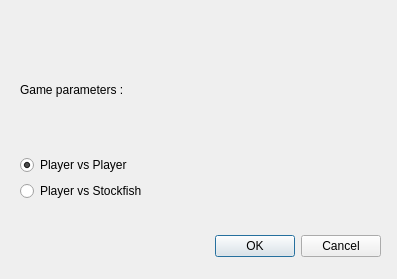
<?xml version="1.0" encoding="UTF-8"?>
<ui version="4.0">
 <class>ParamStock</class>
 <widget class="QDialog" name="ParamStock">
  <property name="geometry">
   <rect>
    <x>0</x>
    <y>0</y>
    <width>397</width>
    <height>279</height>
   </rect>
  </property>
  <property name="windowTitle">
   <string>Dialog</string>
  </property>
  <widget class="QDialogButtonBox" name="buttonBox">
   <property name="geometry">
    <rect>
     <x>40</x>
     <y>230</y>
     <width>341</width>
     <height>32</height>
    </rect>
   </property>
   <property name="orientation">
    <enum>Qt::Horizontal</enum>
   </property>
   <property name="standardButtons">
    <set>QDialogButtonBox::Cancel|QDialogButtonBox::Ok</set>
   </property>
  </widget>
  <widget class="QWidget" name="layoutWidget">
   <property name="geometry">
    <rect>
     <x>20</x>
     <y>30</y>
     <width>341</width>
     <height>171</height>
    </rect>
   </property>
   <layout class="QVBoxLayout" name="verticalLayout_2">
    <item>
     <widget class="QLabel" name="label">
      <property name="text">
       <string>Game parameters :</string>
      </property>
     </widget>
    </item>
    <item>
     <layout class="QVBoxLayout" name="verticalLayout">
      <item>
       <widget class="QRadioButton" name="rb_PvP_TRUE">
        <property name="text">
         <string>Player vs Player</string>
        </property>
        <property name="checked">
         <bool>true</bool>
        </property>
       </widget>
      </item>
      <item>
       <widget class="QRadioButton" name="rb_PvP_FALSE">
        <property name="text">
         <string>Player vs Stockfish</string>
        </property>
       </widget>
      </item>
     </layout>
    </item>
   </layout>
  </widget>
 </widget>
 <resources/>
 <connections>
  <connection>
   <sender>buttonBox</sender>
   <signal>accepted()</signal>
   <receiver>ParamStock</receiver>
   <slot>accept()</slot>
   <hints>
    <hint type="sourcelabel">
     <x>248</x>
     <y>254</y>
    </hint>
    <hint type="destinationlabel">
     <x>157</x>
     <y>274</y>
    </hint>
   </hints>
  </connection>
  <connection>
   <sender>buttonBox</sender>
   <signal>rejected()</signal>
   <receiver>ParamStock</receiver>
   <slot>reject()</slot>
   <hints>
    <hint type="sourcelabel">
     <x>316</x>
     <y>260</y>
    </hint>
    <hint type="destinationlabel">
     <x>286</x>
     <y>274</y>
    </hint>
   </hints>
  </connection>
 </connections>
</ui>
